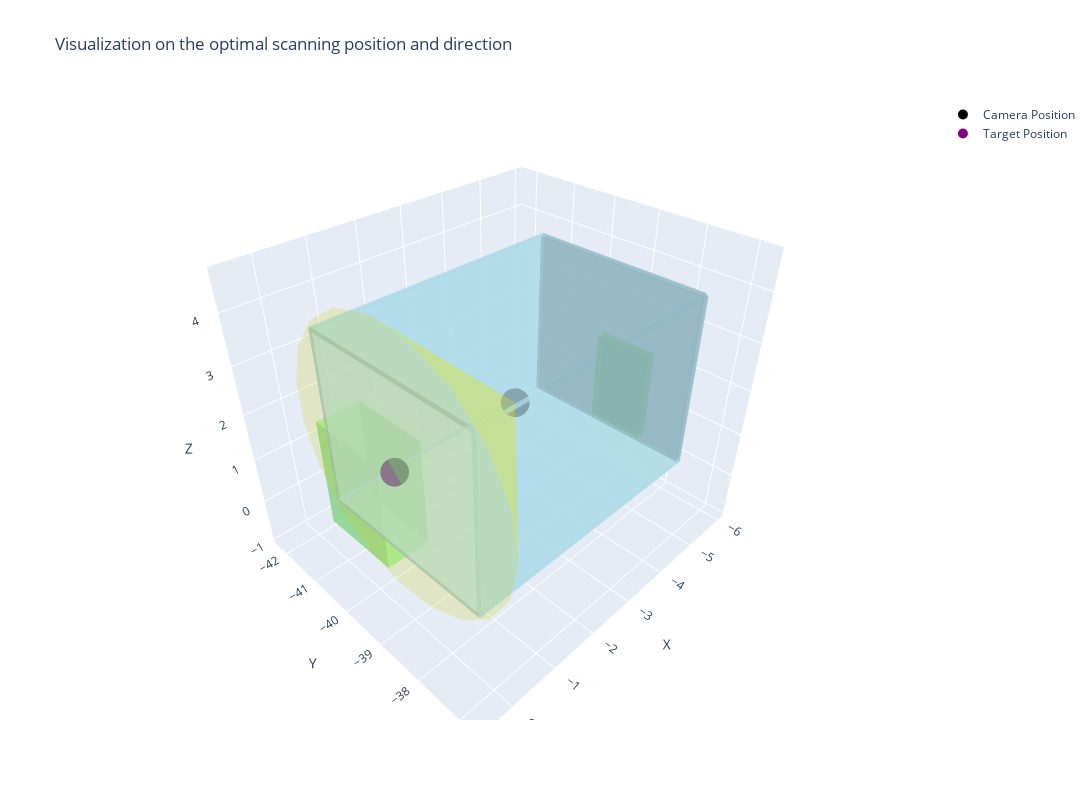

The code cell stored with this chart in its notebook:
### Code cell
from visualizer.vis_scanning_withComp import visualize_scanning
defect_id = 1042
robot_id = 2
camera_location = [-3.03425, -39.5286, 1.85]
camera_direction = [1.0, 0.0, 0.0]
visualize_scanning(defect_id, robot_id, camera_location, camera_direction)

### Figure 1 — Plotly figure (JSON) as saved in the notebook; plotly's stock layout.template omitted (floating-point values rounded to 4 significant figures)
{"data": [{"color": "lightgreen", "flatshading": true, "hoverinfo": "text", "i": [0, 0, 4, 4, 0, 0, 1, 1, 2, 2, 3, 3], "j": [1, 2, 5, 6, 1, 5, 2, 6, 3, 7, 0, 4], "k": [2, 3, 6, 7, 5, 4, 6, 5, 7, 6, 4, 7], "opacity": 0.5, "text": "ID: 4055, Type: window", "type": "mesh3d", "x": [-0.2613, 0.5465, 0.5465, -0.2613, -0.2613, 0.5465, 0.5465, -0.2613], "y": [-40.28, -40.28, -38.78, -38.78, -40.28, -40.28, -38.78, -38.78], "z": [0.814, 0.814, 0.814, 0.814, 2.872, 2.872, 2.872, 2.872]}, {"color": "lightblue", "flatshading": true, "hoverinfo": "text", "i": [0, 0, 4, 4, 0, 0, 1, 1, 2, 2, 3, 3], "j": [1, 2, 5, 6, 1, 5, 2, 6, 3, 7, 0, 4], "k": [2, 3, 6, 7, 5, 4, 6, 5, 7, 6, 4, 7], "opacity": 0.5, "text": "ID: 1090, Type: wall", "type": "mesh3d", "x": [-5.809, -0.2597, -0.2597, -5.809, -5.809, -0.2597, -0.2597, -5.809], "y": [-41.51, -41.51, -41.41, -41.41, -41.51, -41.51, -41.41, -41.41], "z": [0, 0, 0, 0, 3.7, 3.7, 3.7, 3.7]}, {"color": "lightblue", "flatshading": true, "hoverinfo": "text", "i": [0, 0, 4, 4, 0, 0, 1, 1, 2, 2, 3, 3], "j": [1, 2, 5, 6, 1, 5, 2, 6, 3, 7, 0, 4], "k": [2, 3, 6, 7, 5, 4, 6, 5, 7, 6, 4, 7], "opacity": 0.5, "text": "ID: 1136, Type: wall", "type": "mesh3d", "x": [-5.809, -0.2597, -0.2597, -5.809, -5.809, -0.2597, -0.2597, -5.809], "y": [-37.65, -37.65, -37.55, -37.55, -37.65, -37.65, -37.55, -37.55], "z": [0, 0, 0, 0, 3.7, 3.7, 3.7, 3.7]}, {"color": "lightblue", "flatshading": true, "hoverinfo": "text", "i": [0, 0, 4, 4, 0, 0, 1, 1, 2, 2, 3, 3], "j": [1, 2, 5, 6, 1, 5, 2, 6, 3, 7, 0, 4], "k": [2, 3, 6, 7, 5, 4, 6, 5, 7, 6, 4, 7], "opacity": 0.5, "text": "ID: 2055, Type: ceiling", "type": "mesh3d", "x": [-5.809, -0.2597, -0.2597, -5.809, -5.809, -0.2597, -0.2597, -5.809], "y": [-41.46, -41.46, -37.6, -37.6, -41.46, -41.46, -37.6, -37.6], "z": [3.65, 3.65, 3.65, 3.65, 3.75, 3.75, 3.75, 3.75]}, {"color": "lightblue", "flatshading": true, "hoverinfo": "text", "i": [0, 0, 4, 4, 0, 0, 1, 1, 2, 2, 3, 3], "j": [1, 2, 5, 6, 1, 5, 2, 6, 3, 7, 0, 4], "k": [2, 3, 6, 7, 5, 4, 6, 5, 7, 6, 4, 7], "opacity": 0.5, "text": "ID: 3050, Type: floor", "type": "mesh3d", "x": [-5.809, -0.2597, -0.2597, -5.809, -5.809, -0.2597, -0.2597, -5.809], "y": [-41.46, -41.46, -37.6, -37.6, -41.46, -41.46, -37.6, -37.6], "z": [-0.05, -0.05, -0.05, -0.05, 0.05, 0.05, 0.05, 0.05]}, {"color": "lightgreen", "flatshading": true, "hoverinfo": "text", "i": [0, 0, 4, 4, 0, 0, 1, 1, 2, 2, 3, 3], "j": [1, 2, 5, 6, 1, 5, 2, 6, 3, 7, 0, 4], "k": [2, 3, 6, 7, 5, 4, 6, 5, 7, 6, 4, 7], "opacity": 0.5, "text": "ID: 5037, Type: door", "type": "mesh3d", "x": [-5.973, -5.784, -5.784, -5.973, -5.973, -5.784, -5.784, -5.973], "y": [-39.83, -39.83, -38.58, -38.58, -39.83, -39.83, -38.58, -38.58], "z": [0, 0, 0, 0, 2.026, 2.026, 2.026, 2.026]}, {"color": "lightblue", "flatshading": true, "hoverinfo": "text", "i": [0, 0, 4, 4, 0, 0, 1, 1, 2, 2, 3, 3], "j": [1, 2, 5, 6, 1, 5, 2, 6, 3, 7, 0, 4], "k": [2, 3, 6, 7, 5, 4, 6, 5, 7, 6, 4, 7], "opacity": 0.5, "text": "ID: 1239, Type: wall", "type": "mesh3d", "x": [-5.859, -5.759, -5.759, -5.859, -5.859, -5.759, -5.759, -5.859], "y": [-41.46, -41.46, -37.6, -37.6, -41.46, -41.46, -37.6, -37.6], "z": [0, 0, 0, 0, 3.7, 3.7, 3.7, 3.7]}, {"marker": {"color": "black", "size": 10}, "mode": "markers", "name": "Camera Position", "type": "scatter3d", "x": [-3.034], "y": [-39.53], "z": [1.85]}, {"marker": {"color": "purple", "size": 10}, "mode": "markers", "name": "Target Position", "type": "scatter3d", "x": [-0.26], "y": [-39.53], "z": [1.85]}, {"color": "yellow", "i": [0, 0, 0, 0, 0, 0, 0, 0, 0, 0, 0, 0, 0, 0, 0, 0, 0, 0, 0, 0], "j": [1, 2, 3, 4, 5, 6, 7, 8, 9, 10, 11, 12, 13, 14, 15, 16, 17, 18, 19, 20], "k": [2, 3, 4, 5, 6, 7, 8, 9, 10, 11, 12, 13, 14, 15, 16, 17, 18, 19, 20, 1], "name": "Field of View", "opacity": 0.2, "type": "mesh3d", "x": [-3.034, -0.26, -0.26, -0.26, -0.26, -0.26, -0.26, -0.26, -0.26, -0.26, -0.26, -0.26, -0.26, -0.26, -0.26, -0.26, -0.26, -0.26, -0.26, -0.26, -0.26], "y": [-39.53, -36.75, -36.9, -37.34, -38.01, -38.85, -39.76, -40.64, -41.41, -41.97, -42.27, -42.27, -41.97, -41.41, -40.64, -39.76, -38.85, -38.01, -37.34, -36.9, -36.75], "z": [1.85, 1.85, 2.751, 3.554, 4.173, 4.539, 4.615, 4.391, 3.891, 3.17, 2.307, 1.393, 0.5296, -0.1911, -0.6906, -0.9148, -0.8394, -0.4725, 0.146, 0.9492, 1.85]}], "layout": {"height": 800, "scene": {"aspectmode": "data", "aspectratio": {"x": 1, "y": 1, "z": 1}, "xaxis": {"title": {"text": "X"}, "visible": true}, "yaxis": {"title": {"text": "Y"}, "visible": true}, "zaxis": {"title": {"text": "Z"}, "visible": true}}, "title": {"text": "Visualization on the optimal scanning position and direction"}, "width": 1200}}
